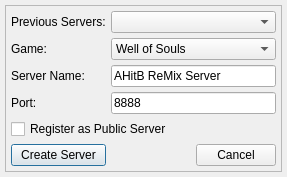
<?xml version="1.0" encoding="UTF-8"?>
<ui version="4.0">
 <class>CreateInstance</class>
 <widget class="QDialog" name="CreateInstance">
  <property name="geometry">
   <rect>
    <x>0</x>
    <y>0</y>
    <width>287</width>
    <height>175</height>
   </rect>
  </property>
  <property name="windowTitle">
   <string>Create Server:</string>
  </property>
  <layout class="QGridLayout" name="gridLayout">
   <property name="leftMargin">
    <number>5</number>
   </property>
   <property name="topMargin">
    <number>5</number>
   </property>
   <property name="rightMargin">
    <number>5</number>
   </property>
   <property name="bottomMargin">
    <number>5</number>
   </property>
   <property name="spacing">
    <number>5</number>
   </property>
   <item row="0" column="0">
    <widget class="QFrame" name="frame">
     <property name="frameShape">
      <enum>QFrame::StyledPanel</enum>
     </property>
     <property name="frameShadow">
      <enum>QFrame::Raised</enum>
     </property>
     <layout class="QGridLayout" name="gridLayout_2">
      <property name="leftMargin">
       <number>5</number>
      </property>
      <property name="topMargin">
       <number>5</number>
      </property>
      <property name="rightMargin">
       <number>5</number>
      </property>
      <property name="bottomMargin">
       <number>5</number>
      </property>
      <property name="spacing">
       <number>5</number>
      </property>
      <item row="2" column="0">
       <widget class="QLabel" name="label_2">
        <property name="maximumSize">
         <size>
          <width>150</width>
          <height>16777215</height>
         </size>
        </property>
        <property name="text">
         <string>Server Name:</string>
        </property>
       </widget>
      </item>
      <item row="5" column="0">
       <widget class="QPushButton" name="initializeServer">
        <property name="sizePolicy">
         <sizepolicy hsizetype="Minimum" vsizetype="Fixed">
          <horstretch>0</horstretch>
          <verstretch>0</verstretch>
         </sizepolicy>
        </property>
        <property name="text">
         <string>Create Server</string>
        </property>
        <property name="default">
         <bool>false</bool>
        </property>
       </widget>
      </item>
      <item row="4" column="0" colspan="3">
       <widget class="QCheckBox" name="isPublic">
        <property name="text">
         <string>Register as Public Server</string>
        </property>
       </widget>
      </item>
      <item row="1" column="1" colspan="2">
       <widget class="QComboBox" name="gameName">
        <item>
         <property name="text">
          <string>Well of Souls</string>
         </property>
        </item>
        <item>
         <property name="text">
          <string>Arcadia</string>
         </property>
        </item>
        <item>
         <property name="text">
          <string>Rocket Club</string>
         </property>
        </item>
        <item>
         <property name="text">
          <string>Warpath</string>
         </property>
        </item>
       </widget>
      </item>
      <item row="2" column="1" colspan="2">
       <widget class="QLineEdit" name="serverName">
        <property name="text">
         <string>AHitB ReMix Server</string>
        </property>
        <property name="maxLength">
         <number>32</number>
        </property>
       </widget>
      </item>
      <item row="0" column="0">
       <widget class="QLabel" name="label_4">
        <property name="text">
         <string>Previous Servers:</string>
        </property>
       </widget>
      </item>
      <item row="5" column="2">
       <widget class="QPushButton" name="close">
        <property name="text">
         <string>Cancel</string>
        </property>
        <property name="autoDefault">
         <bool>false</bool>
        </property>
       </widget>
      </item>
      <item row="0" column="1" colspan="2">
       <widget class="QComboBox" name="oldServers"/>
      </item>
      <item row="3" column="0">
       <widget class="QLabel" name="label_3">
        <property name="maximumSize">
         <size>
          <width>150</width>
          <height>16777215</height>
         </size>
        </property>
        <property name="text">
         <string>Port:</string>
        </property>
       </widget>
      </item>
      <item row="1" column="0">
       <widget class="QLabel" name="label">
        <property name="maximumSize">
         <size>
          <width>150</width>
          <height>16777215</height>
         </size>
        </property>
        <property name="text">
         <string>Game:</string>
        </property>
       </widget>
      </item>
      <item row="3" column="1" colspan="2">
       <widget class="QLineEdit" name="portNumber">
        <property name="inputMethodHints">
         <set>Qt::ImhNone</set>
        </property>
        <property name="text">
         <string>8888</string>
        </property>
        <property name="maxLength">
         <number>5</number>
        </property>
       </widget>
      </item>
     </layout>
    </widget>
   </item>
  </layout>
 </widget>
 <resources/>
 <connections/>
</ui>
